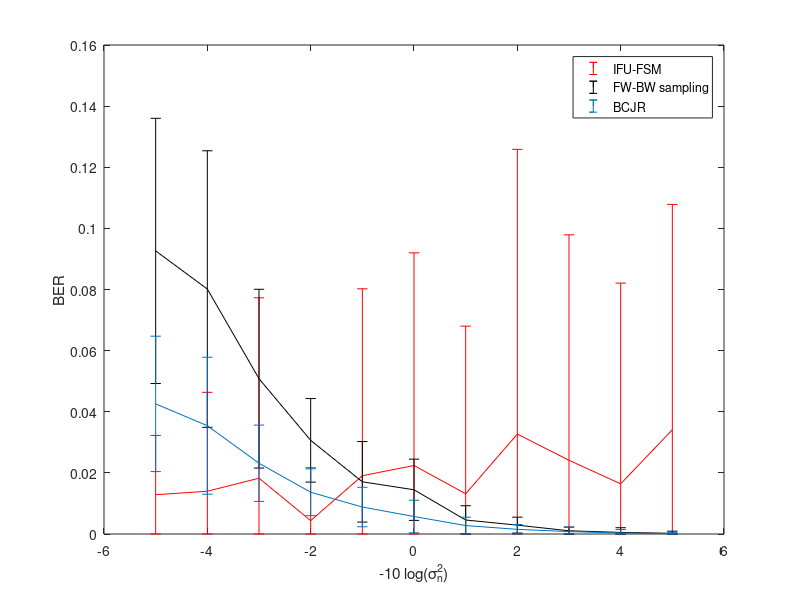
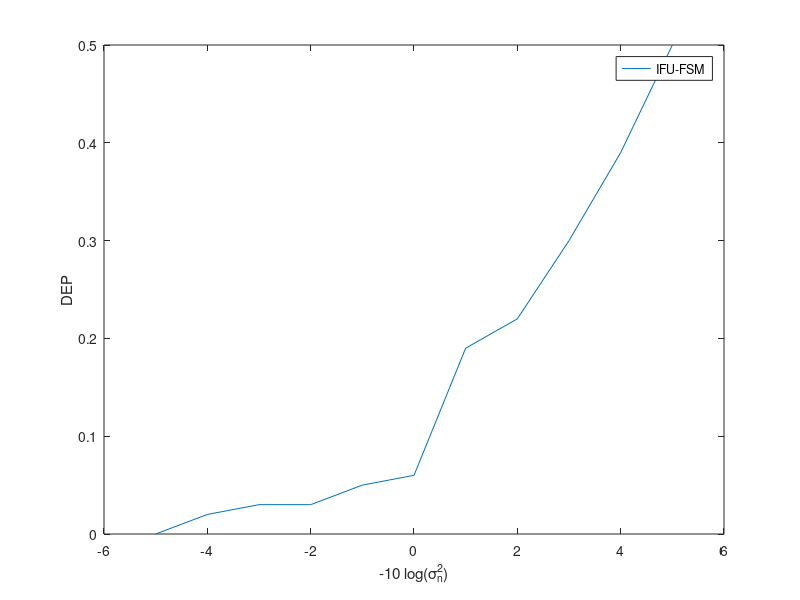
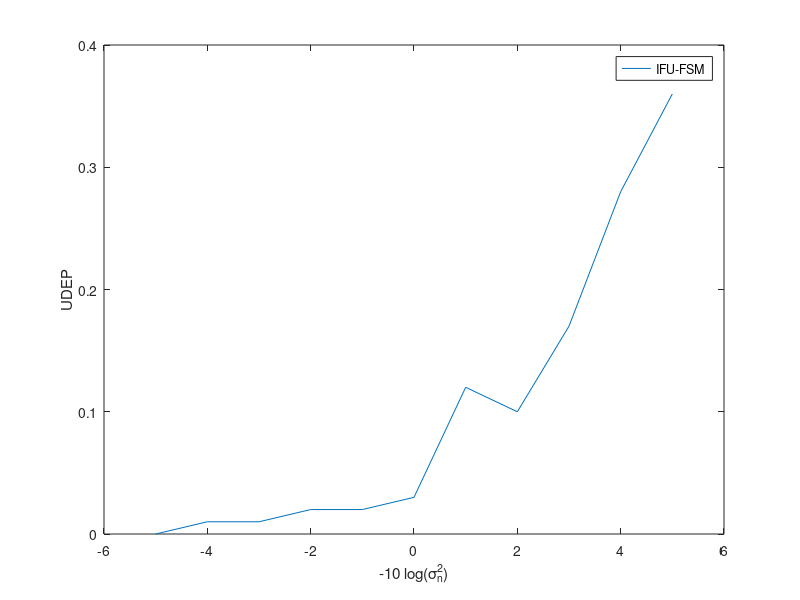
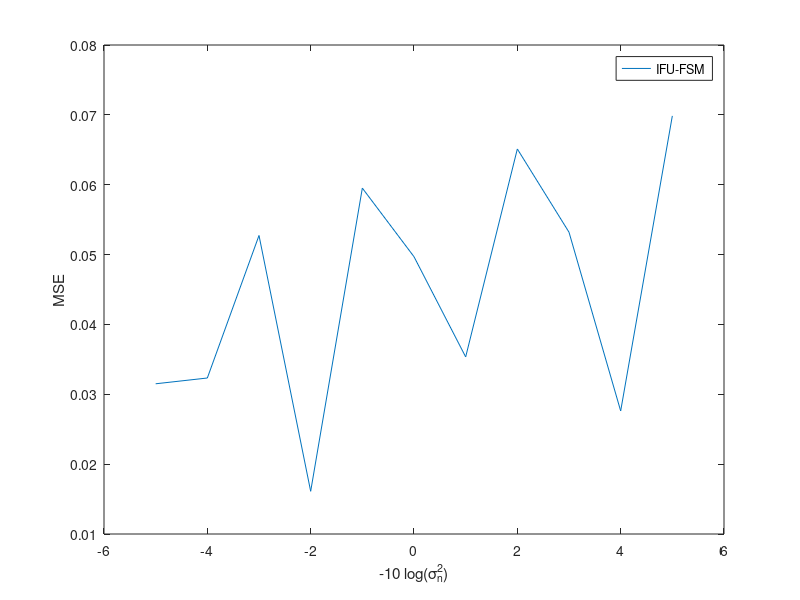

MATLAB code to generate these figures, in order:
close all;clear all;
N=2;
n=1;
load('resultadosMIMO_SNR.mat');


SNRvec=-5:5;
ber=zeros(length(SNRvec),1);
mse=zeros(length(SNRvec),1);
ader=zeros(length(SNRvec),1);
dep=zeros(length(SNRvec),1);
udep=zeros(length(SNRvec),1);

l=0;
for L=SNRvec
    l=l+1;
    idxA=find(Nfin(l,n,:)==N & Mfin(l,n,:)==1);
    %idxA=1:100;
    ber(l)=sum(BER(l,n,idxA))/length(idxA);
    upp(l)=std(BER(l,n,idxA));
    low(l)=min(upp(l),ber(l));
    mse(l)=sum(MSE(l,n,idxA))/(length(idxA)*10);
    ader(l)=sum(pOnOff(l,n,idxA))/length(idxA);
    dep(l)=1-sum(Mfin(l,n,:) & Nfin(l,n,:)==N)/100;
    udep(l)=1-sum(Nfin(l,n,:)==N)/100;
end

load('resultadosFBs_SNR.mat');
berFB=zeros(length(SNRvec),1);
aderFB=zeros(length(SNRvec),1);

l=0;
for L=SNRvec
    l=l+1;
    berFB(l)=sum(BER(l,n,idxA))/length(idxA);  
    uppFB(l)=std(BER(l,n,idxA));
    lowFB(l)=min(uppFB(l),berFB(l));
    aderFB(l)=sum(pOnOff(l,n,idxA))/length(idxA);
end

if N==2
    load('resultadosBCJR_SNR.mat');
    berBCJR=zeros(length(SNRvec),1);
    aderBCJR=zeros(length(SNRvec),1);

    l=0;
    for L=SNRvec
        l=l+1;
        berBCJR(l)=sum(BER(l,n,:))/100;  
        uppBCJR(l)=std(BER(l,n,:));
        lowBCJR(l)=min(uppBCJR(l),berBCJR(l));
        aderBCJR(l)=sum(pOnOff(l,n,:))/100;
    end
    
    figure,errorbar(SNRvec,ber,low,upp,'r');
    hold on, errorbar(SNRvec,berFB,lowFB,uppFB,'k');
    errorbar(SNRvec,berBCJR,lowBCJR, uppBCJR);
    legend('IFU-FSM', 'FW-BW sampling','BCJR'), ylabel('BER'),xlabel('-10 log(\sigma_n^2)')
%     figure,errorbar(SNRvec,ber,low,upp,'r');
%     hold on, errorbar(SNRvec,berFB,lowFB,uppFB,'k');
%     errorbar(SNRvec,berBCJR,lowBCJR, uppBCJR);
%     legend('IFU-FSM', 'FW-BW sampling','BCJR'), ylabel('ADER'),xlabel('-10 log(\sigma_n^2)')
else
    figure,errorbar(SNRvec,ber,low,upp,'r');
    hold on, errorbar(SNRvec,berFB,lowFB,uppFB,'k');
    legend('IFU-FSM', 'FW-BW sampling'), ylabel('BER'),xlabel('-10 log(\sigma_n^2)')
    
end
figure,plot(SNRvec, dep);
legend('IFU-FSM'), ylabel('DEP'),xlabel('-10 log(\sigma_n^2)')
figure,plot(SNRvec, udep);
legend('IFU-FSM'), ylabel('UDEP'),xlabel('-10 log(\sigma_n^2)')
figure,plot(SNRvec, mse);
legend('IFU-FSM'), ylabel('MSE'),xlabel('-10 log(\sigma_n^2)')
